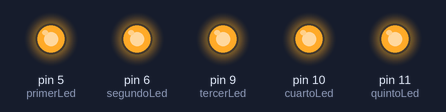
Bench run of a sketch on a simulated Arduino Uno, built with avr-gcc and run on an emulated ATmega328P. Parts: output pins drawn as LEDs (lit = HIGH).

Above: at 0.1 s.
At 4.1 s:
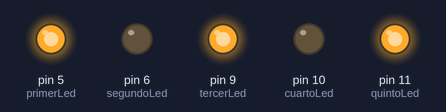
At 6.1 s:
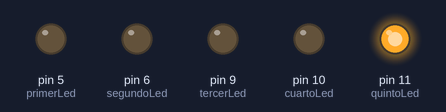
At 18.4 s:
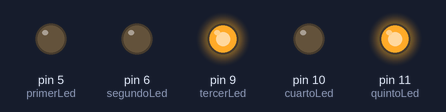
At 27.74 s:
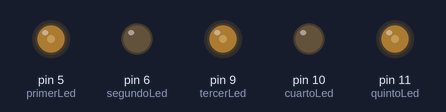
At 37.8 s:
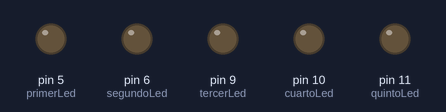
Timing chart, 0 to 40.0 s (numbered marks = the images above):
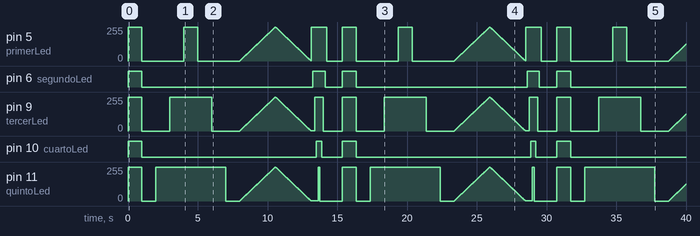

The sketch:

Examen1.ino
```cpp
int primerLed = 5;
int segundoLed = 6;
int tercerLed = 9;
int cuartoLed = 10;
int quintoLed = 11;

void setup() {
  pinMode(primerLed,OUTPUT);
  pinMode(segundoLed,OUTPUT);
  pinMode(tercerLed,OUTPUT);
  pinMode(cuartoLed,OUTPUT);
  pinMode(quintoLed,OUTPUT);
}

void loop() {
  //a)
  //todos prenden por un segundo y se apagan por un segundo
  digitalWrite(primerLed,HIGH);
  digitalWrite(segundoLed,HIGH);
  digitalWrite(tercerLed,HIGH);
  digitalWrite(cuartoLed,HIGH);
  digitalWrite(quintoLed,HIGH);
  delay(1000);

  digitalWrite(primerLed,LOW);
  digitalWrite(segundoLed,LOW);
  digitalWrite(tercerLed,LOW);
  digitalWrite(cuartoLed,LOW);
  digitalWrite(quintoLed,LOW);
  delay(1000);

  //b)
  //de derecha a izquierda, prenden 5°,3° y 1° x 1seg.
  digitalWrite(quintoLed,HIGH);
  delay(1000);
  digitalWrite(tercerLed,HIGH);
  delay(1000);
  digitalWrite(primerLed,HIGH);
  delay(1000);

  //apaga 1°, 3° y 5° por un segundo
  digitalWrite(primerLed,LOW);
  delay(1000);
  digitalWrite(tercerLed,LOW);
  delay(1000);
  digitalWrite(quintoLed,LOW);
  delay(1000);

  //c)
  //1°,3° y 5° PWM del 0-100% y del 100% al 0°
  for(int i = 0; i<256; i++){
  analogWrite(primerLed,i);
  analogWrite(tercerLed,i);
  analogWrite(quintoLed,i);
  delay(10);
  }
  for(int i = 255; i>0; i--){
    analogWrite(primerLed,i);
  analogWrite(tercerLed,i);
  analogWrite(quintoLed,i);
  delay(10);
  }

  //delay, quizá

  //d)
  //secuencia de izq a derecha x 1/8s
  digitalWrite(primerLed,HIGH);
  delay(125);
  digitalWrite(segundoLed,HIGH);
  delay(125);
  digitalWrite(tercerLed,HIGH);
  delay(125);
  digitalWrite(cuartoLed,HIGH);
  delay(125);
  digitalWrite(quintoLed,HIGH);
  delay(125);

  //apagar de derecha a izquierda x 1/8s
  digitalWrite(quintoLed,LOW);
  delay(125);
  digitalWrite(cuartoLed,LOW);
  delay(125);
  digitalWrite(tercerLed,LOW);
  delay(125);
  digitalWrite(segundoLed,LOW);
  delay(125);
  digitalWrite(primerLed,LOW);
  delay(125);

  delay(1000);
}
```

Measured:
- by itself, pin 6 (segundoLed): repeats every 15.4 s: LOW 12.2 s, HIGH 0.88 s, LOW 1.3 s, HIGH 1.0 s
- by itself, pin 10 (cuartoLed): repeats every 15.4 s: LOW 12.5 s, HIGH 0.38 s, LOW 1.5 s, HIGH 1.0 s
- by itself, pin 5 (primerLed): 0/255 → 255/255 at 0.00 s, → 0/255 1.0 s later, → 255/255 3.0 s later, → 0/255 1.0 s later, … (1159 changes in this stretch)
- by itself, pin 9 (tercerLed): 0/255 → 255/255 at 0.00 s, → 0/255 1.0 s later, → 255/255 2.0 s later, → 0/255 3.0 s later, … (1159 changes in this stretch)
